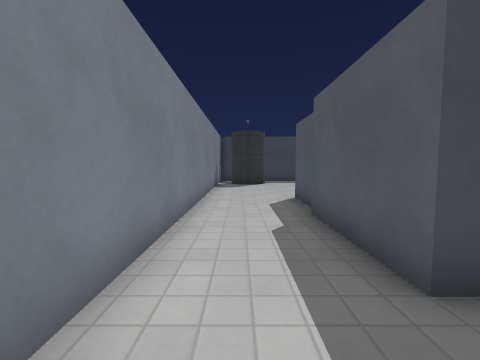
view 1 (above)

16 first-person views from a walk through a level from a Godot 3-D game. The camera is 1.2 m above the floor, tilts 4° down and sees 90° across. The floor is counted in squares, 1 m on a side. Each view is taken from the middle of a square. On the plan, view 1 faces up. The plan holds only what a view shows up to about 12 squares ahead; the rest is blank. Surface patterns are stand-ins for the level's own textures.

view 2
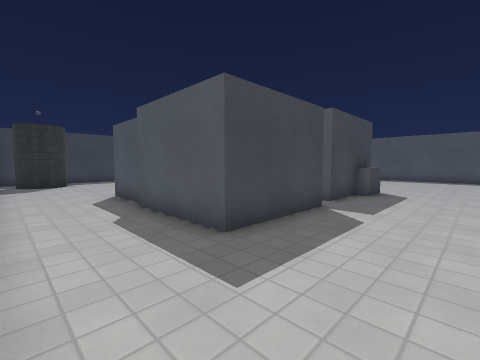

view 3
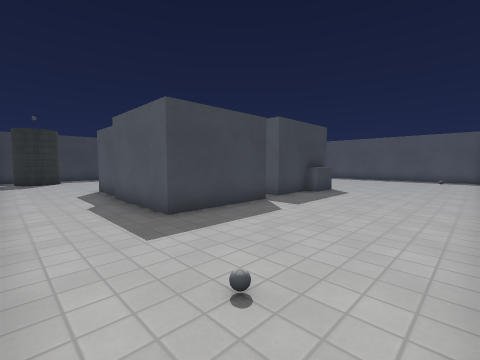

view 4
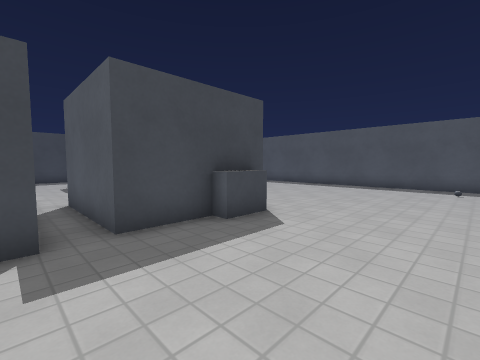

view 5
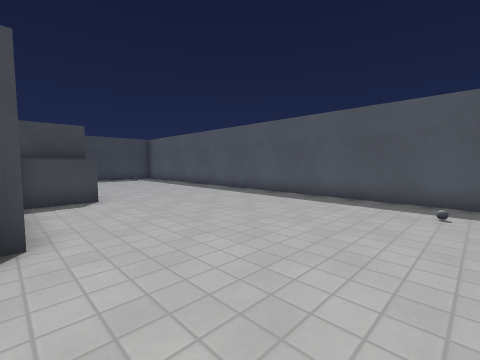

view 6
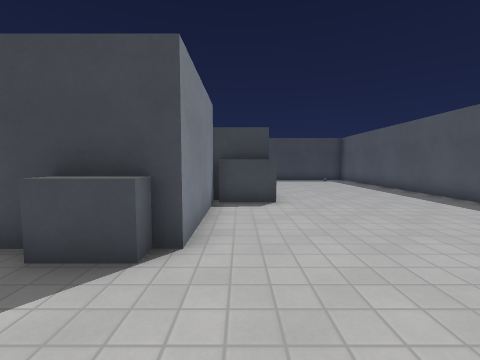

view 7
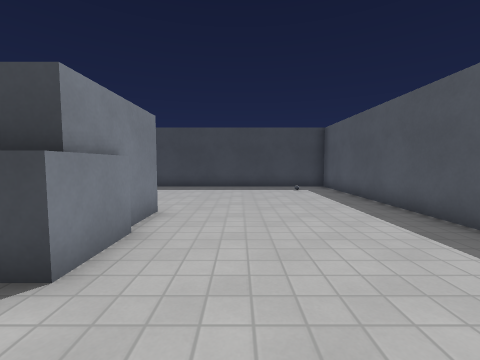

view 8
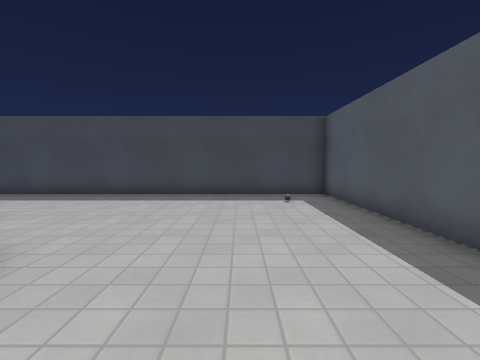

view 9
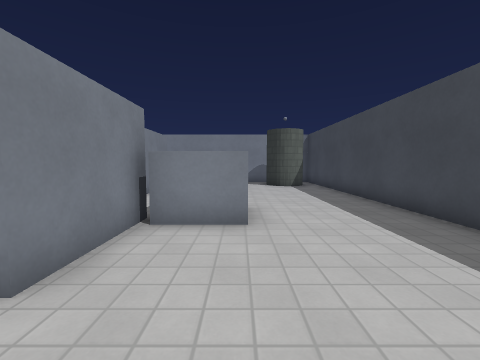

view 10
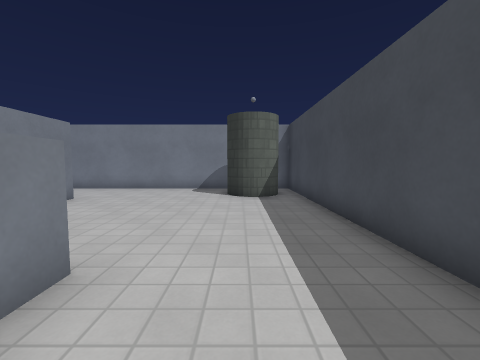

view 11
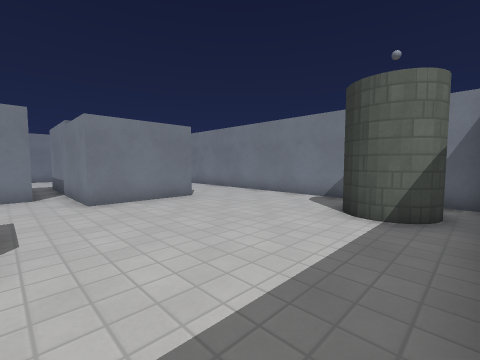

view 12
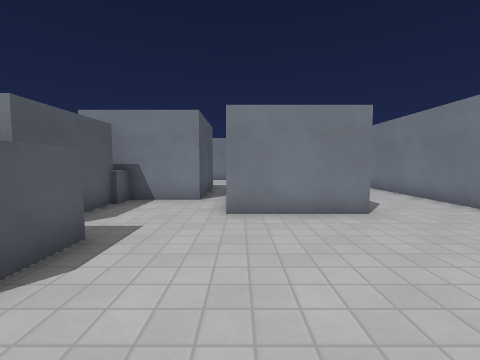

view 13
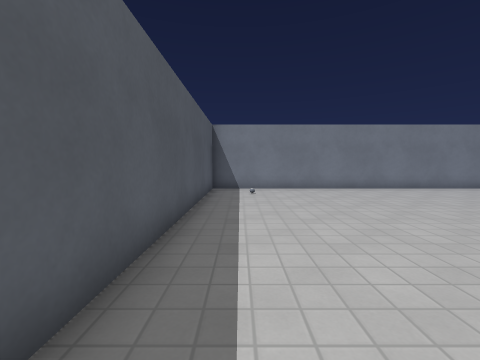

view 14
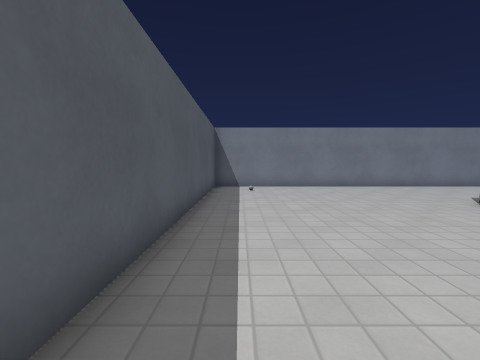

view 15
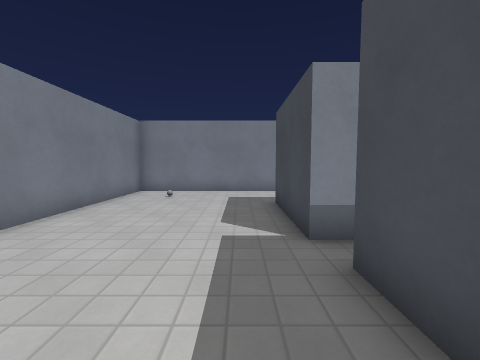

view 16
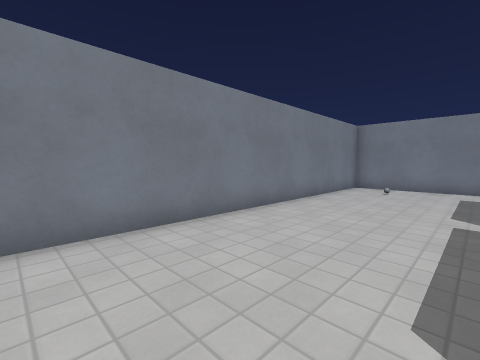

### Floor plan
Ten units are one square. View 1 is at (0, 0); x grows to the right and y downward. Boxes are objects, and circles mark ways between rooms. Rooms are numbered by the first view taken in them; rooms with no view inside come last. Other rooms are left out.
<svg viewBox="-18 -168 206 206">
<path fill="none" stroke="#000" d="M88 -68 88 -100 119 -100 119 -68 101 -68M75 -101 75 -116M121 -81 121 -63 102 -63 102 -23 63 -23 63 -62 91 -62M74 -122 82 -122M94 -122 94 -102M19 -61 19 -84 53 -84 53 -21 17 -21 17 -58M-13 -135 -13 33 183 33 183 -163 14 -163M86 -61 86 -70M98 -24 98 -18 84 -18 84 -24M14 -163 -13 -163 -13 -152"/>
<rect x="5" y="-145" width="10" height="10" fill="#bbb"><title>pillar</title></rect>
<circle cx="-10" cy="-145" r="3" fill="#2a7"/>
<circle cx="5" cy="-160" r="3" fill="#2a7"/>
<text x="80" y="-70">1</text>
<text x="0" y="-160">2</text>
</svg>
Room 1 opens to room 2.

Where each view was taken, in squares from view 1:
view 1: 0 up, 0 right, facing up
view 2: 1 down, 1 left, facing up-right
view 3: 3 down, 1 left, facing up-right
view 4: 2 down, 5 right, facing up-right
view 5: 2 down, 10 right, facing up-right
view 6: 1 down, 11 right, facing up
view 7: 4 up, 14 right, facing up
view 8: 7 up, 15 right, facing up
view 9: 12 up, 14 right, facing left
view 10: 14 up, 10 right, facing left
view 11: 16 up, 7 right, facing down-left
view 12: 14 up, 5 right, facing down
view 13: 8 up, 17 right, facing down
view 14: 9 up, 17 right, facing down
view 15: 1 up, 9 right, facing left
view 16: 1 up, 11 right, facing down-left
